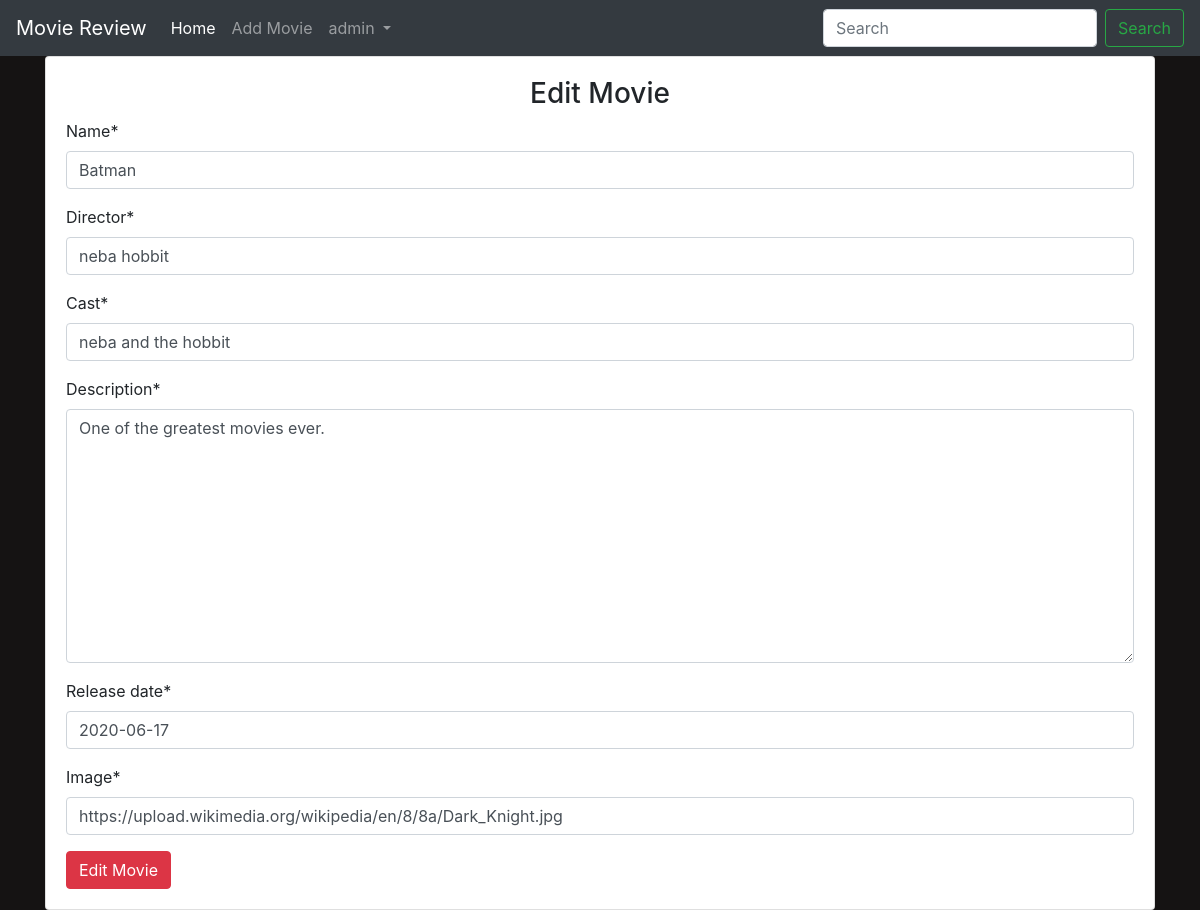
Page /editmovies/1/ (signed in) on the committed database.
### main/models.py (models this page shows, shortened)
class Movie(models.Model):
    name =models.CharField(max_length=300)
    director =models.CharField(max_length=300)
    cast =models.CharField(max_length=300)
    description =models.TextField(max_length=5000)
    release_date =models.DateField()
    rating =models.FloatField(default=0.0)
    image = models.URLField(default=None,null=True)

### main/views.py (the view)
# urls.py: path('editmovies/<int:id>/', views.edit_movie, name="edit_movie"),
def edit_movie(request,id):
    movie = Movie.objects.get(id = id)
    if request.user.is_authenticated:
        if request.user.is_superuser:
            if request.method == "POST":
                form = MovieForm(request.POST or None, instance = movie)
                if form.is_valid():
                    data = form.save(commit = False)
                    data.save()
                    return redirect("main:detail",id)
            else:
                form = MovieForm(request.POST or None, instance=movie)
                return render(request, 'main/addmovie.html', {"form":form,"controller":"Edit Movie"})
        else:
            return redirect("main:home")
    else:
        return redirect("accounts:login")

### main/forms.py
class MovieForm(forms.ModelForm):
    class Meta:
        model = Movie
        fields = ('name', 'director', 'cast', 'description', 'release_date', 'image')

### main/templates/main/addmovie.html (shortened to what this page needs)
{%extends 'main/base.html'%}
{% load crispy_forms_tags %}
{% block content%}
<div class="container">
    <div class="card">
        <div class="card-body">
            <h3 class="text-center">
                {{ controller}}
            </h3>
            <form action="" method="POST">
                {{form | crispy}}
                <input type="submit" value="{{ controller }}" class="btn btn-danger">
            </form>
        </div>
    </div>
</div>
{% endblock %}

### main/templates/main/base.html (shortened to what this page needs)
<!doctype html>
<html lang="en">
  <head>
    <link rel="stylesheet" href="https://maxcdn.bootstrapcdn.com/bootstrap/4.0.0/css/bootstrap.min.css">
{% load staticfiles %}
<link rel="stylesheet" href="{% static 'css/main.css' %}">
  </head>
  <body>
    <nav class="navbar navbar-expand-lg navbar-dark bg-dark text-white">
        <a class="navbar-brand" href="{% url 'main:home'%}">Movie Review</a>
        <div class="collapse navbar-collapse"  id="navbarSupportedContent">
          <ul class="navbar-nav mr-auto">
            <li class="nav-item active">
              <a class="nav-link" href="{% url 'main:home'%}">Home <span class="sr-only">(current)</span></a>
            </li>
            {%if user.is_authenticated %}
            {% if user.is_superuser%}
            <li class="nav-item">
              <a class="nav-link" href="{% url 'main:addmovie'%}">Add Movie</a>
            </li>
            {% endif %}
            {% endif %}
            {% if user.is_authenticated%}
            <li class="nav-item dropdown">
              <a class="nav-link dropdown-toggle" href="#" id="navbarDropdown" role="button" data-toggle="dropdown" aria-haspopup="true" aria-expanded="false">
               {{user.username}}
              </a>
            </li>
            {%endif%}
          </ul>
          <form class="form-inline my-2 my-lg-0">
            <input class="form-control mr-sm-2" type="search" placeholder="Search" aria-label="Search">
            <button class="btn btn-outline-success my-2 my-sm-0" type="submit">Search</button>
          </form>
        </div>
      </nav>
    {% block content %}
    {% endblock %}
  </body>
</html>

### main/static/css/main.css (style rules this page uses)
body { background-color: #151313; }

### rows in the picture
Movie: name "Batman", director "neba hobbit", cast "neba and the hobbit", description "One of the greatest movies ever.", release_date "2020-06-17", image "https://upload.wikimedia.org/wikipedia/en/8/8a/Dark_Knight.jpg"

### other values in the picture
{{ user.username }} "admin"
{{ controller }} "Edit Movie"
